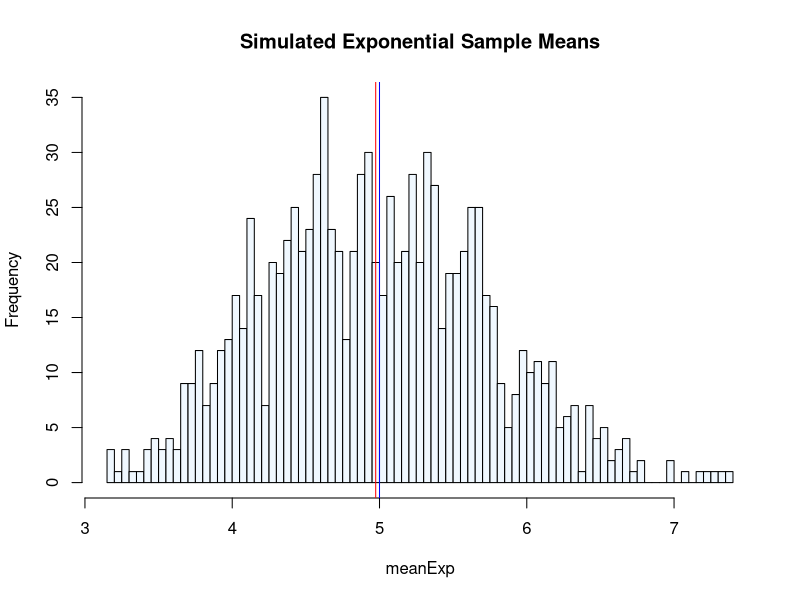
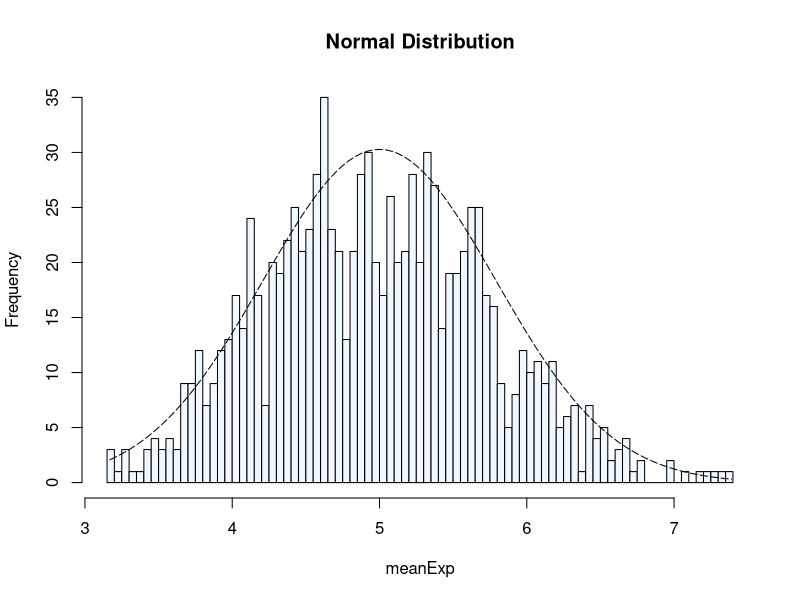

These charts were generated, in order, by the following R code:
##working directory
getwd()
##Simulation
set.seed(1234)
#Set lambda 
lambda = 0.2
n = 40
sim = 1000
#Simulating 40 exponentially 
simExp = replicate(sim, rexp(n, lambda))
#Mean
meanExp = apply(simExp, 2, mean)
#Calculating mean versus theoretical mean
sampMean = mean(meanExp)
sampMean
theoMean = 1/lambda
theoMean
#Simulated exponential sample mean
hist(meanExp, main = "Simulated Exponential Sample Means", col = "aliceblue", breaks = 100)
abline(v = sampMean, col = "red")
abline(v = theoMean, col = "blue")
#sample variance versus theoretical variance 
sampSd = sd(meanExp)
sampVar = sampSd^2
sampVar
#
theoSd = (1/lambda)/sqrt(n)
theoVar = theoSd^2
theoVar
##Distribution
hist(meanExp, main = "Normal Distribution", col = "aliceblue", breaks = 100)
xfit = seq(min(meanExp), max(meanExp), length = 100)
yfit = dnorm(xfit, mean = 1/lambda, sd = (1/lambda)/sqrt(n))
lines(xfit, yfit*60, lty = 5)
